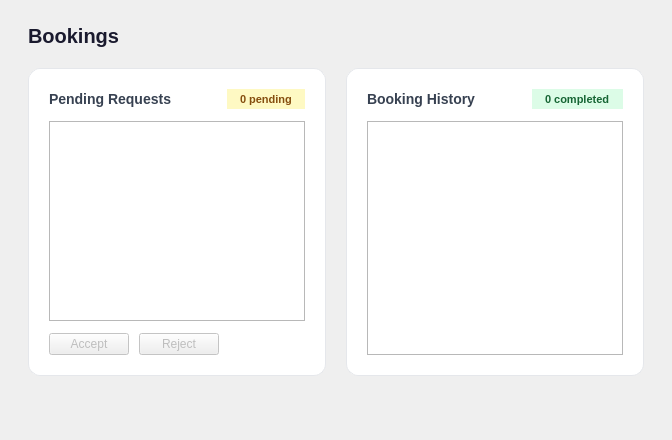
        <widget class="QWidget" name="BookingsPage">
         <layout class="QVBoxLayout" name="bookingsPageLayout">
          <property name="leftMargin">
           <number>28</number>
          </property>
          <property name="topMargin">
           <number>24</number>
          </property>
          <property name="rightMargin">
           <number>28</number>
          </property>
          <property name="bottomMargin">
           <number>24</number>
          </property>
          <property name="spacing">
           <number>20</number>
          </property>
          <item>
           <widget class="QLabel" name="bookingsPageTitle">
            <property name="text">
             <string>Bookings</string>
            </property>
            <property name="styleSheet">
             <string notr="true">font-size:20px;font-weight:bold;color:#1a1a2e;</string>
            </property>
           </widget>
          </item>
          <item>
           <layout class="QHBoxLayout" name="bookingsRowLayout">
            <property name="spacing">
             <number>20</number>
            </property>
            <item>
             <widget class="QFrame" name="pendingCard">
              <property name="styleSheet">
               <string notr="true">QFrame#pendingCard{background-color:#ffffff;border-radius:12px;border:1px solid #e5e7eb;}</string>
              </property>
              <layout class="QVBoxLayout" name="pendingCardLayout">
               <property name="leftMargin">
                <number>20</number>
               </property>
               <property name="topMargin">
                <number>20</number>
               </property>
               <property name="rightMargin">
                <number>20</number>
               </property>
               <property name="bottomMargin">
                <number>20</number>
               </property>
               <property name="spacing">
                <number>12</number>
               </property>
               <item>
                <layout class="QHBoxLayout" name="pendingHeaderLayout">
                 <item>
                  <widget class="QLabel" name="pendingCardTitle">
                   <property name="text">
                    <string>Pending Requests</string>
                   </property>
                   <property name="styleSheet">
                    <string notr="true">font-size:14px;font-weight:bold;color:#374151;</string>
                   </property>
                  </widget>
                 </item>
                 <item>
                  <spacer name="pendingHeaderSpacer">
                   <property name="orientation">
                    <enum>Qt::Horizontal</enum>
                   </property>
                   <property name="sizeHint" stdset="0">
                    <size>
                     <width>40</width>
                     <height>20</height>
                    </size>
                   </property>
                  </spacer>
                 </item>
                 <item>
                  <widget class="QLabel" name="pendingCountLabel">
                   <property name="text">
                    <string>0 pending</string>
                   </property>
                   <property name="styleSheet">
                    <string notr="true">background:#fef9c3;color:#854d0e;border-radius:12px;padding:3px 10px;font-size:11px;font-weight:bold;</string>
                   </property>
                  </widget>
                 </item>
                </layout>
               </item>
               <item>
                <widget class="QListWidget" name="pendingBookingsList">
                 <property name="minimumSize">
                  <size>
                   <width>0</width>
                   <height>200</height>
                  </size>
                 </property>
                </widget>
               </item>
               <item>
                <layout class="QHBoxLayout" name="bookingActionsLayout">
                 <property name="spacing">
                  <number>10</number>
                 </property>
                 <item>
                  <widget class="QPushButton" name="acceptBookingBtn">
                   <property name="text">
                    <string>Accept</string>
                   </property>
                   <property name="enabled">
                    <bool>false</bool>
                   </property>
                  </widget>
                 </item>
                 <item>
                  <widget class="QPushButton" name="rejectBookingBtn">
                   <property name="text">
                    <string>Reject</string>
                   </property>
                   <property name="enabled">
                    <bool>false</bool>
                   </property>
                  </widget>
                 </item>
                 <item>
                  <spacer name="actionsSpacer">
                   <property name="orientation">
                    <enum>Qt::Horizontal</enum>
                   </property>
                   <property name="sizeHint" stdset="0">
                    <size>
                     <width>40</width>
                     <height>20</height>
                    </size>
                   </property>
                  </spacer>
                 </item>
                </layout>
               </item>
              </layout>
             </widget>
            </item>
            <item>
             <widget class="QFrame" name="historyCard">
              <property name="styleSheet">
               <string notr="true">QFrame#historyCard{background-color:#ffffff;border-radius:12px;border:1px solid #e5e7eb;}</string>
              </property>
              <layout class="QVBoxLayout" name="historyCardLayout">
               <property name="leftMargin">
                <number>20</number>
               </property>
               <property name="topMargin">
                <number>20</number>
               </property>
               <property name="rightMargin">
                <number>20</number>
               </property>
               <property name="bottomMargin">
                <number>20</number>
               </property>
               <property name="spacing">
                <number>12</number>
               </property>
               <item>
                <layout class="QHBoxLayout" name="historyHeaderLayout">
                 <item>
                  <widget class="QLabel" name="historyCardTitle">
                   <property name="text">
                    <string>Booking History</string>
                   </property>
                   <property name="styleSheet">
                    <string notr="true">font-size:14px;font-weight:bold;color:#374151;</string>
                   </property>
                  </widget>
                 </item>
                 <item>
                  <spacer name="historyHeaderSpacer">
                   <property name="orientation">
                    <enum>Qt::Horizontal</enum>
                   </property>
                   <property name="sizeHint" stdset="0">
                    <size>
                     <width>40</width>
                     <height>20</height>
                    </size>
                   </property>
                  </spacer>
                 </item>
                 <item>
                  <widget class="QLabel" name="historyCountLabel">
                   <property name="text">
                    <string>0 completed</string>
                   </property>
                   <property name="styleSheet">
                    <string notr="true">background:#dcfce7;color:#166534;border-radius:12px;padding:3px 10px;font-size:11px;font-weight:bold;</string>
                   </property>
                  </widget>
                 </item>
                </layout>
               </item>
               <item>
                <widget class="QListWidget" name="bookingHistoryList">
                 <property name="minimumSize">
                  <size>
                   <width>0</width>
                   <height>200</height>
                  </size>
                 </property>
                </widget>
               </item>
              </layout>
             </widget>
            </item>
           </layout>
          </item>
          <item>
           <spacer name="bookingsPageSpacer">
            <property name="orientation">
             <enum>Qt::Vertical</enum>
            </property>
            <property name="sizeHint" stdset="0">
             <size>
              <width>20</width>
              <height>40</height>
             </size>
            </property>
           </spacer>
          </item>
         </layout>
        </widget>
